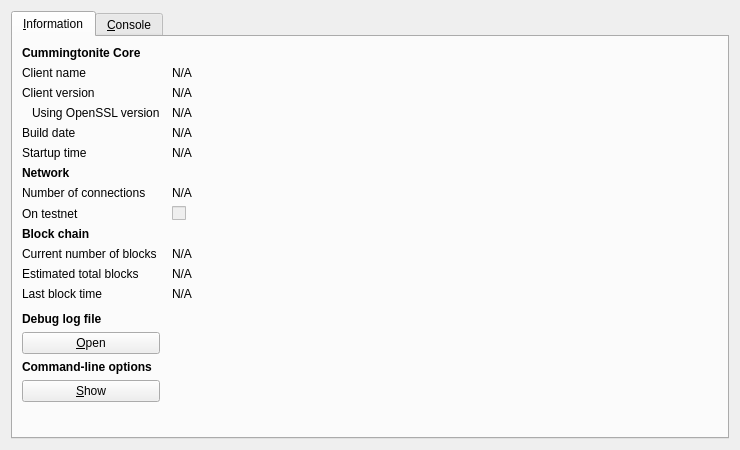
<?xml version="1.0" encoding="UTF-8"?>
<ui version="4.0">
 <class>RPCConsole</class>
 <widget class="QDialog" name="RPCConsole">
  <property name="geometry">
   <rect>
    <x>0</x>
    <y>0</y>
    <width>740</width>
    <height>450</height>
   </rect>
  </property>
  <property name="windowTitle">
   <string>Cummingtonite - Debug window</string>
  </property>
  <layout class="QVBoxLayout" name="verticalLayout_2">
   <item>
    <widget class="QTabWidget" name="tabWidget">
     <property name="currentIndex">
      <number>0</number>
     </property>
     <widget class="QWidget" name="tab_info">
      <attribute name="title">
       <string>&amp;Information</string>
      </attribute>
      <layout class="QGridLayout" name="gridLayout" columnstretch="0,1">
       <property name="horizontalSpacing">
        <number>12</number>
       </property>
       <item row="0" column="0">
        <widget class="QLabel" name="label_9">
         <property name="font">
          <font>
           <weight>75</weight>
           <bold>true</bold>
          </font>
         </property>
         <property name="text">
          <string>Cummingtonite Core</string>
         </property>
        </widget>
       </item>
       <item row="1" column="0">
        <widget class="QLabel" name="label_5">
         <property name="text">
          <string>Client name</string>
         </property>
        </widget>
       </item>
       <item row="1" column="1">
        <widget class="QLabel" name="clientName">
         <property name="cursor">
          <cursorShape>IBeamCursor</cursorShape>
         </property>
         <property name="text">
          <string>N/A</string>
         </property>
         <property name="textFormat">
          <enum>Qt::PlainText</enum>
         </property>
         <property name="textInteractionFlags">
          <set>Qt::LinksAccessibleByMouse|Qt::TextSelectableByKeyboard|Qt::TextSelectableByMouse</set>
         </property>
        </widget>
       </item>
       <item row="2" column="0">
        <widget class="QLabel" name="label_6">
         <property name="text">
          <string>Client version</string>
         </property>
        </widget>
       </item>
       <item row="2" column="1">
        <widget class="QLabel" name="clientVersion">
         <property name="cursor">
          <cursorShape>IBeamCursor</cursorShape>
         </property>
         <property name="text">
          <string>N/A</string>
         </property>
         <property name="textFormat">
          <enum>Qt::PlainText</enum>
         </property>
         <property name="textInteractionFlags">
          <set>Qt::LinksAccessibleByMouse|Qt::TextSelectableByKeyboard|Qt::TextSelectableByMouse</set>
         </property>
        </widget>
       </item>
       <item row="3" column="0">
        <widget class="QLabel" name="label_14">
         <property name="text">
          <string>Using OpenSSL version</string>
         </property>
         <property name="indent">
          <number>10</number>
         </property>
        </widget>
       </item>
       <item row="3" column="1">
        <widget class="QLabel" name="openSSLVersion">
         <property name="cursor">
          <cursorShape>IBeamCursor</cursorShape>
         </property>
         <property name="text">
          <string>N/A</string>
         </property>
         <property name="textFormat">
          <enum>Qt::PlainText</enum>
         </property>
         <property name="textInteractionFlags">
          <set>Qt::LinksAccessibleByMouse|Qt::TextSelectableByKeyboard|Qt::TextSelectableByMouse</set>
         </property>
        </widget>
       </item>
       <item row="4" column="0">
        <widget class="QLabel" name="label_12">
         <property name="text">
          <string>Build date</string>
         </property>
        </widget>
       </item>
       <item row="4" column="1">
        <widget class="QLabel" name="buildDate">
         <property name="cursor">
          <cursorShape>IBeamCursor</cursorShape>
         </property>
         <property name="text">
          <string>N/A</string>
         </property>
         <property name="textFormat">
          <enum>Qt::PlainText</enum>
         </property>
         <property name="textInteractionFlags">
          <set>Qt::LinksAccessibleByMouse|Qt::TextSelectableByKeyboard|Qt::TextSelectableByMouse</set>
         </property>
        </widget>
       </item>
       <item row="5" column="0">
        <widget class="QLabel" name="label_13">
         <property name="text">
          <string>Startup time</string>
         </property>
        </widget>
       </item>
       <item row="5" column="1">
        <widget class="QLabel" name="startupTime">
         <property name="cursor">
          <cursorShape>IBeamCursor</cursorShape>
         </property>
         <property name="text">
          <string>N/A</string>
         </property>
         <property name="textFormat">
          <enum>Qt::PlainText</enum>
         </property>
         <property name="textInteractionFlags">
          <set>Qt::LinksAccessibleByMouse|Qt::TextSelectableByKeyboard|Qt::TextSelectableByMouse</set>
         </property>
        </widget>
       </item>
       <item row="6" column="0">
        <widget class="QLabel" name="label_11">
         <property name="font">
          <font>
           <weight>75</weight>
           <bold>true</bold>
          </font>
         </property>
         <property name="text">
          <string>Network</string>
         </property>
        </widget>
       </item>
       <item row="7" column="0">
        <widget class="QLabel" name="label_7">
         <property name="text">
          <string>Number of connections</string>
         </property>
        </widget>
       </item>
       <item row="7" column="1">
        <widget class="QLabel" name="numberOfConnections">
         <property name="cursor">
          <cursorShape>IBeamCursor</cursorShape>
         </property>
         <property name="text">
          <string>N/A</string>
         </property>
         <property name="textFormat">
          <enum>Qt::PlainText</enum>
         </property>
         <property name="textInteractionFlags">
          <set>Qt::LinksAccessibleByMouse|Qt::TextSelectableByKeyboard|Qt::TextSelectableByMouse</set>
         </property>
        </widget>
       </item>
       <item row="8" column="0">
        <widget class="QLabel" name="label_8">
         <property name="text">
          <string>On testnet</string>
         </property>
        </widget>
       </item>
       <item row="8" column="1">
        <widget class="QCheckBox" name="isTestNet">
         <property name="enabled">
          <bool>false</bool>
         </property>
         <property name="text">
          <string/>
         </property>
        </widget>
       </item>
       <item row="9" column="0">
        <widget class="QLabel" name="label_10">
         <property name="font">
          <font>
           <weight>75</weight>
           <bold>true</bold>
          </font>
         </property>
         <property name="text">
          <string>Block chain</string>
         </property>
        </widget>
       </item>
       <item row="10" column="0">
        <widget class="QLabel" name="label_3">
         <property name="text">
          <string>Current number of blocks</string>
         </property>
        </widget>
       </item>
       <item row="10" column="1">
        <widget class="QLabel" name="numberOfBlocks">
         <property name="cursor">
          <cursorShape>IBeamCursor</cursorShape>
         </property>
         <property name="text">
          <string>N/A</string>
         </property>
         <property name="textFormat">
          <enum>Qt::PlainText</enum>
         </property>
         <property name="textInteractionFlags">
          <set>Qt::LinksAccessibleByMouse|Qt::TextSelectableByKeyboard|Qt::TextSelectableByMouse</set>
         </property>
        </widget>
       </item>
       <item row="11" column="0">
        <widget class="QLabel" name="label_4">
         <property name="text">
          <string>Estimated total blocks</string>
         </property>
        </widget>
       </item>
       <item row="11" column="1">
        <widget class="QLabel" name="totalBlocks">
         <property name="cursor">
          <cursorShape>IBeamCursor</cursorShape>
         </property>
         <property name="text">
          <string>N/A</string>
         </property>
         <property name="textFormat">
          <enum>Qt::PlainText</enum>
         </property>
         <property name="textInteractionFlags">
          <set>Qt::LinksAccessibleByMouse|Qt::TextSelectableByKeyboard|Qt::TextSelectableByMouse</set>
         </property>
        </widget>
       </item>
       <item row="12" column="0">
        <widget class="QLabel" name="label_2">
         <property name="text">
          <string>Last block time</string>
         </property>
        </widget>
       </item>
       <item row="12" column="1">
        <widget class="QLabel" name="lastBlockTime">
         <property name="cursor">
          <cursorShape>IBeamCursor</cursorShape>
         </property>
         <property name="text">
          <string>N/A</string>
         </property>
         <property name="textFormat">
          <enum>Qt::PlainText</enum>
         </property>
         <property name="textInteractionFlags">
          <set>Qt::LinksAccessibleByMouse|Qt::TextSelectableByKeyboard|Qt::TextSelectableByMouse</set>
         </property>
        </widget>
       </item>
       <item row="13" column="0">
        <spacer name="verticalSpacer_2">
         <property name="orientation">
          <enum>Qt::Vertical</enum>
         </property>
         <property name="sizeHint" stdset="0">
          <size>
           <width>20</width>
           <height>20</height>
          </size>
         </property>
        </spacer>
       </item>
       <item row="14" column="0">
        <widget class="QLabel" name="labelDebugLogfile">
         <property name="font">
          <font>
           <weight>75</weight>
           <bold>true</bold>
          </font>
         </property>
         <property name="text">
          <string>Debug log file</string>
         </property>
        </widget>
       </item>
       <item row="15" column="0">
        <widget class="QPushButton" name="openDebugLogfileButton">
         <property name="toolTip">
          <string>Open the Cummingtonite debug log file from the current data directory. This can take a few seconds for large log files.</string>
         </property>
         <property name="text">
          <string>&amp;Open</string>
         </property>
         <property name="autoDefault">
          <bool>false</bool>
         </property>
        </widget>
       </item>
       <item row="16" column="0">
        <widget class="QLabel" name="labelCLOptions">
         <property name="font">
          <font>
           <weight>75</weight>
           <bold>true</bold>
          </font>
         </property>
         <property name="text">
          <string>Command-line options</string>
         </property>
        </widget>
       </item>
       <item row="17" column="0">
        <widget class="QPushButton" name="showCLOptionsButton">
         <property name="toolTip">
          <string>Show the Cummingtonite-Qt help message to get a list with possible Cummingtonite command-line options.</string>
         </property>
         <property name="text">
          <string>&amp;Show</string>
         </property>
         <property name="autoDefault">
          <bool>false</bool>
         </property>
        </widget>
       </item>
       <item row="18" column="0">
        <spacer name="verticalSpacer">
         <property name="orientation">
          <enum>Qt::Vertical</enum>
         </property>
         <property name="sizeHint" stdset="0">
          <size>
           <width>20</width>
           <height>40</height>
          </size>
         </property>
        </spacer>
       </item>
      </layout>
     </widget>
     <widget class="QWidget" name="tab_console">
      <attribute name="title">
       <string>&amp;Console</string>
      </attribute>
      <layout class="QVBoxLayout" name="verticalLayout_3">
       <property name="spacing">
        <number>3</number>
       </property>
       <item>
        <widget class="QTextEdit" name="messagesWidget">
         <property name="minimumSize">
          <size>
           <width>0</width>
           <height>100</height>
          </size>
         </property>
         <property name="readOnly">
          <bool>true</bool>
         </property>
         <property name="tabKeyNavigation" stdset="0">
          <bool>false</bool>
         </property>
         <property name="columnCount" stdset="0">
          <number>2</number>
         </property>
        </widget>
       </item>
       <item>
        <layout class="QHBoxLayout" name="horizontalLayout">
         <property name="spacing">
          <number>3</number>
         </property>
         <item>
          <widget class="QLabel" name="label">
           <property name="text">
            <string notr="true">&gt;</string>
           </property>
          </widget>
         </item>
         <item>
          <widget class="QLineEdit" name="lineEdit"/>
         </item>
         <item>
          <widget class="QPushButton" name="clearButton">
           <property name="maximumSize">
            <size>
             <width>24</width>
             <height>24</height>
            </size>
           </property>
           <property name="toolTip">
            <string>Clear console</string>
           </property>
           <property name="text">
            <string/>
           </property>
           <property name="icon">
            <iconset resource="../bitcoin.qrc">
             <normaloff>:/icons/remove</normaloff>:/icons/remove</iconset>
           </property>
           <property name="shortcut">
            <string notr="true">Ctrl+L</string>
           </property>
           <property name="autoDefault">
            <bool>false</bool>
           </property>
          </widget>
         </item>
        </layout>
       </item>
      </layout>
     </widget>
    </widget>
   </item>
  </layout>
 </widget>
 <resources>
  <include location="../bitcoin.qrc"/>
 </resources>
 <connections/>
</ui>
